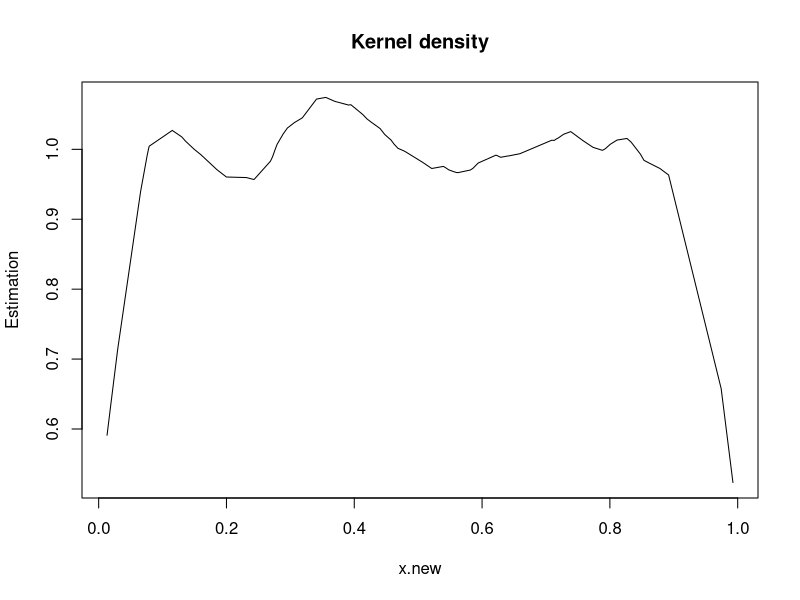
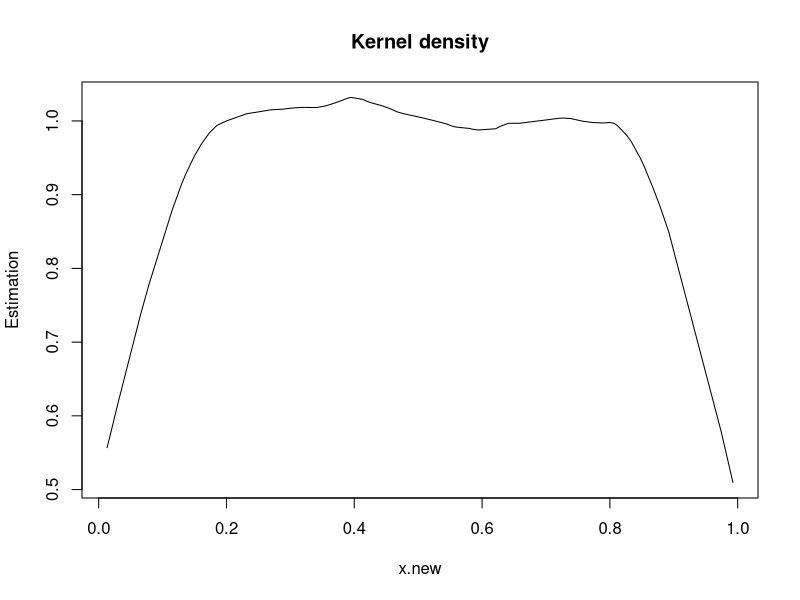
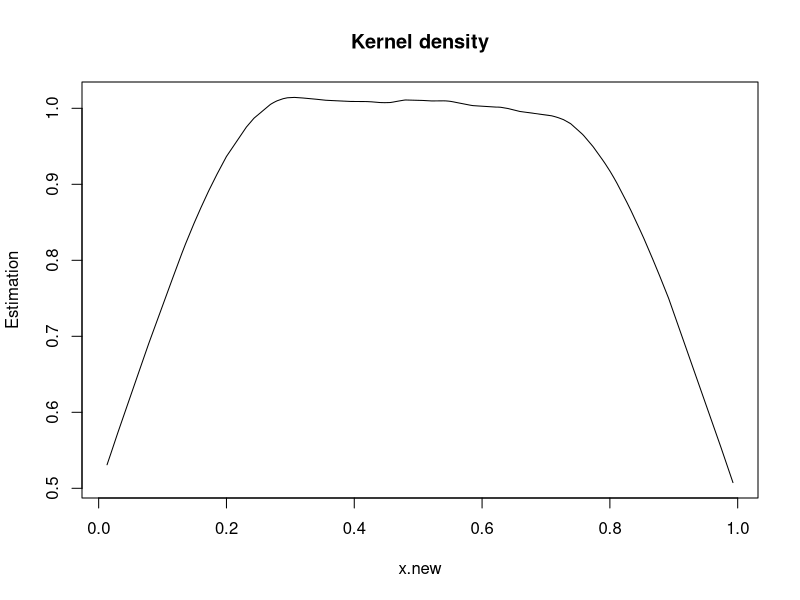
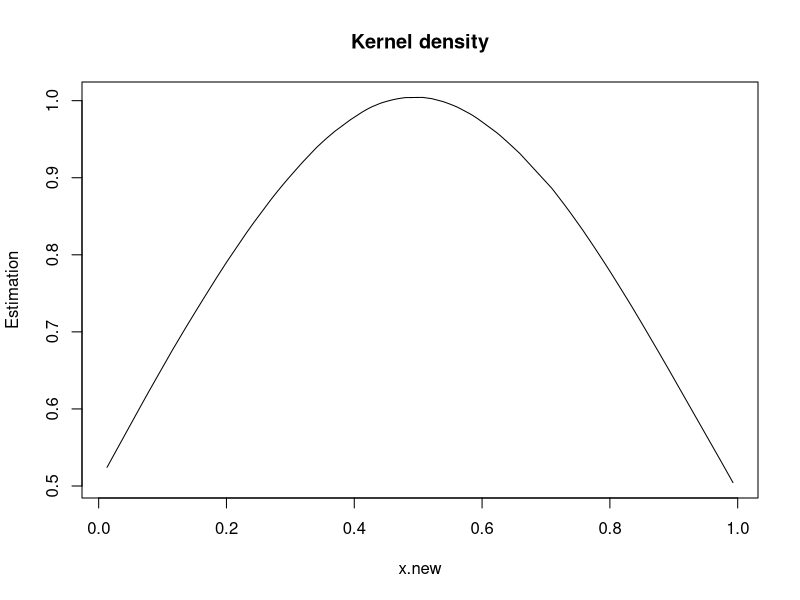
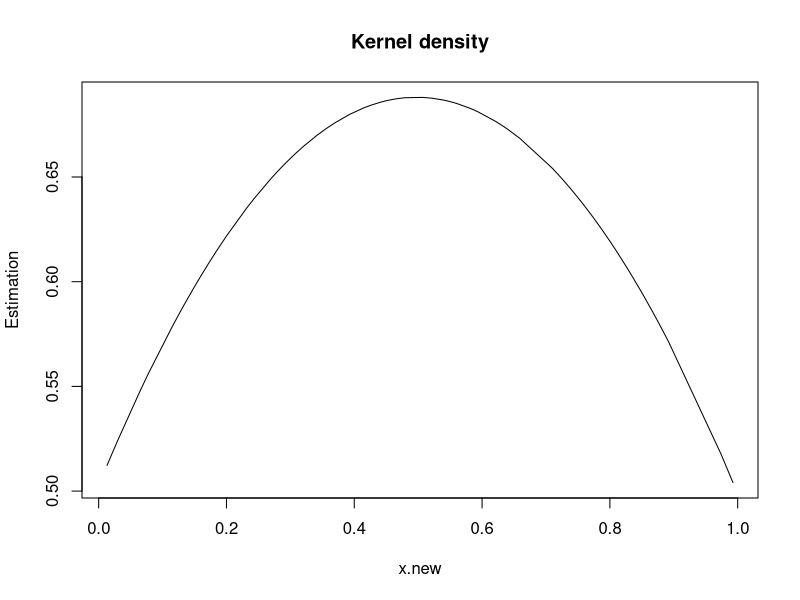

Generate these figures, in order, with R:
## ---- chunk 1
set.seed(123)
n <- 1000
x <- runif(n,min=0,max=1)
x.new <- runif(100,0,1)
x.new <- sort(x.new)

# Inputs: x, a numeric vector; h a numeric value
# giving the bandwidth
# Output: value of the Epanechnikov kernel
kernel_epan <- function(x, h = 1) {
x <- x / h
ran <- as.numeric(abs(x) <= 1)
val <- (3/4) * ( 1 - x^2 ) * ran
return(val)
}


##Apply one-dimensional (Epanechnikov) kernel regression.

##Args:
# x: Numeric vector of the original predictor variables.
# x_new: A vector of data values at which to estimate.
# h: A numeric value giving the bandwidth of the kernel.
##Returns:
# A vector of predictions for each value in x_new.
kernel_reg <- function(x, x.new, h) {
sapply(x.new, function(v) {
yhat <- mean(kernel_epan((v-x),h))/h
yhat
})
}

#plot the density function to compare the kernel curve
h = c(0.1, 0.2, 0.3, 0.5,1)
i=1
for (i in h){
  plot(x.new, kernel_reg(x,x.new,i), ylab = "Estimation", main = "Kernel density", type = "l")  
}
## ---- chunk 2
library(glmnet)
# Check current KKT conditions for regression vector.
##Args:
# X: A numeric data matrix.
# y: Response vector.
# b: Current value of the regression vector.
# lambda: The penalty term.
##Returns:
# A logical vector indicating where the KKT conditions have
# been violated by the variables that are currently zero.
casl_lenet_check_kkt <-
function(X, y, b, lambda)
{
resids <- y - X %*% b
s <- apply(X, 2, function(xj) crossprod(xj, resids)) /
lambda / nrow(X)
# Return a vector indicating where the KKT conditions have
# been violated by the variables that are currently zero.
(b == 0) & (abs(s) >= 1)
}

#Create the datasets
set.seed(1)
n <- 1000L
p <- 5000L
X <- matrix(rnorm(n * p), ncol = p)
beta <- c(seq(1, 0.1, length.out=(10L)), rep(0, p - 10L))
y <- X %*% beta + rnorm(n = n, sd = 0.15)

#apply lasso regression
lasso_reg_with_screening <- function(x, y){
  m1 <- cv.glmnet(x,y,alpha=1)
  lambda <- m1$lambda.1se
  beta <- m1$glmnet.fit$beta[, m1$lambda == lambda]
  print(beta)
 casl_lenet_check_kkt(X, y, beta, lambda)
}
#screen the dataset
result <-lasso_reg_with_screening(X, y)
